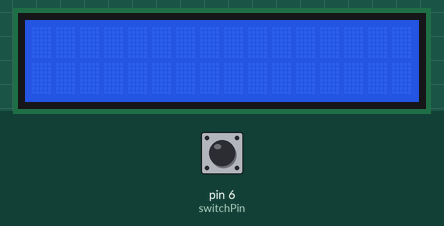
The sketch below on a simulated Arduino Uno, built with avr-gcc and run on an emulated ATmega328P. Parts: 16×2 character LCD. Inputs (shaded band) come from the test bench; at power-on: pin 6 (switchPin) LOW. What the sketch prints to the serial monitor is not drawn.

Above: at 1.2 s.
1.3 s: pin 6 (switchPin) pulled HIGH for 1 s
At 1.43 s:
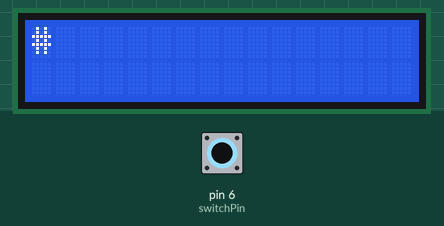
3.8 s: pin 6 (switchPin) pulled HIGH for 3.2 s
At 4.18 s:
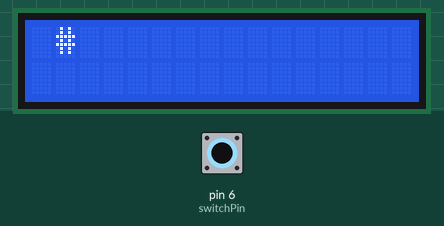
Timing chart, 0 to 6.8 s (numbered marks = the images above; inputs shaded):
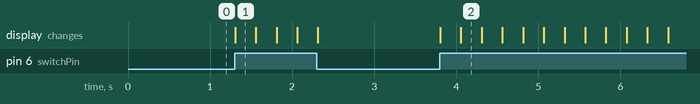

Measured:
- after the input at 1.3 s, the display: changes at once (image 1)
- after the input at 3.8 s, the display: first changes at once (image 2 shows a later state)

The sketch:

project_11.ino.ino
```cpp
  #include <LiquidCrystal.h>
  LiquidCrystal lcd (12,11,5,4,3,2);

  const int switchPin = 6;
  int switchState = 0;

    void setup() {

        Serial.begin(9600);
        lcd.begin(16,2);
        pinMode(switchPin, INPUT);

      }

          void loop() {

          switchState= digitalRead(switchPin);
          Serial.println(switchState);

          if(switchState==HIGH){
             printSymbol();
         }
      }


      void printSymbol(){

            //knappen må trykkes på
            //ytterste loop styrer rad, mens innserste styrer kolonne//
              for(int j=0; j<2; j++){
                   for(int i=0; i<=15; i++){
                      if(digitalRead(switchPin)==LOW){
                        break;
                      }
                      lcd.setCursor(i,j);
                      lcd.print("#");
                      delay(250);
                      lcd.clear();
                  }

                }
            }
```
